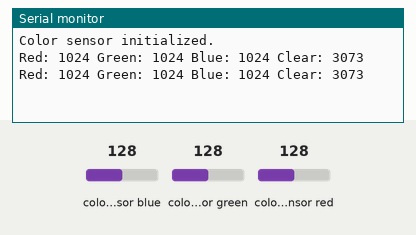
Recording of a sketch running on a simulated Arduino Uno, built with avr-gcc and run on an emulated ATmega328P. On the bench: the last lines printed to the serial monitor. The inputs (shaded band) are chosen by the test bench; at power-on: colour sensor blue 128, colour sensor green 128, colour sensor red 128.

Above: at 1.9 s.
2.0 s: colour sensor blue set to 5
At 2.7 s:
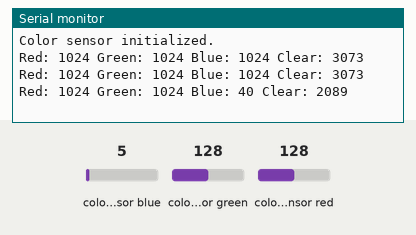
3.5 s: colour sensor green set to 5
At 4.8 s:
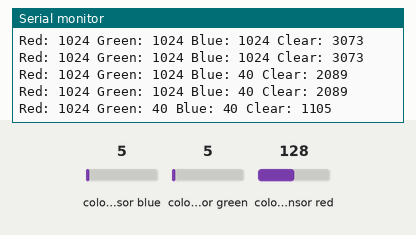
5.0 s: colour sensor red set to 5
At 5.9 s:
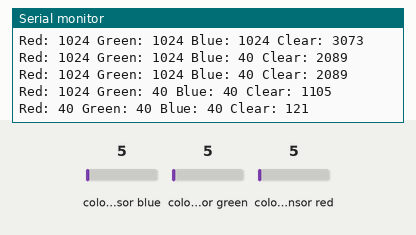
Timing chart, 0 to 8.0 s (numbered marks = the images above; inputs shaded):
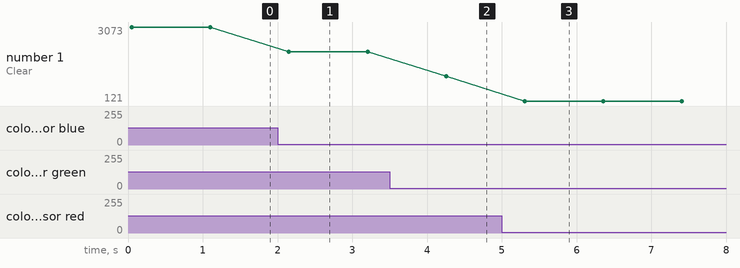

The sketch:

colordetection.ino
```cpp
#include <Wire.h>
#include "Adafruit_TCS34725.h"

// Initialize the color sensor
Adafruit_TCS34725 tcs = Adafruit_TCS34725(TCS34725_INTEGRATIONTIME_50MS, TCS34725_GAIN_4X);

void setup() {
  Serial.begin(9600); // Start serial communication for debugging
  if (tcs.begin()) {
    Serial.println("Color sensor initialized.");
  } else {
    Serial.println("Error initializing color sensor.");
  }
}

void loop() {
  // Read RGB color values from the sensor
  uint16_t clear, red, green, blue;
  tcs.getRawData(&red, &green, &blue, &clear);

  // Print the RGB values to the serial monitor
  Serial.print("Red: "); Serial.print(red);
  Serial.print(" Green: "); Serial.print(green);
  Serial.print(" Blue: "); Serial.print(blue);
  Serial.print(" Clear: "); Serial.println(clear);

  // Perform color detection based on the RGB values
  // Add your code here to determine the detected color based on the RGB values

  delay(1000); // Add a delay before reading the sensor again
}
```

Measured:
- after the input at 2.0 s, the serial monitor: prints a new line after 0.15 s (image 1)
- after the input at 3.5 s, the serial monitor: prints a new line after 0.76 s (image 2)
- after the input at 5.0 s, the serial monitor: prints a new line after 0.31 s (image 3)
- plotted number 1: 3073 → 2089 after the input at 2.0 s, 2089 → 1105 after the input at 3.5 s, 1105 → 121 after the input at 5.0 s
